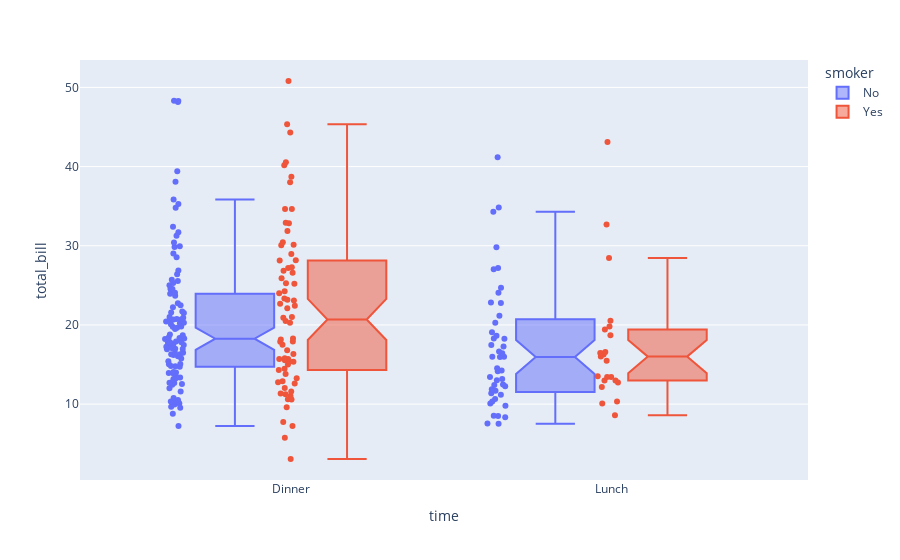

Write notebook code for a chart like this one.
### Markdown cell above
#### *Box Plot - Customized*

### Code cell
fig = px.box(tips_df, 
             x = 'time', 
             y='total_bill',
             points='all', 
             notched=True,
             color='smoker',
             hover_data=['day'],
             )

fig.update_traces(quartilemethod='exclusive') 

fig.show()

### Figure 1 — Plotly figure (JSON) as saved in the notebook; plotly's stock layout.template omitted (floating-point values rounded to 4 significant figures; data arrays with more than 128 entries replaced by an {"elided": "..."} marker saying what was removed)
{"data": [{"alignmentgroup": "True", "boxpoints": "all", "customdata": {"elided": "151x1 str values"}, "hovertemplate": "smoker=No<br>time=%{x}<br>total_bill=%{y}<br>day=%{customdata[0]}<extra></extra>", "legendgroup": "No", "marker": {"color": "#636efa"}, "name": "No", "notched": true, "offsetgroup": "No", "orientation": "v", "quartilemethod": "exclusive", "showlegend": true, "type": "box", "x": {"elided": "151 str values"}, "x0": " ", "xaxis": "x", "y": {"elided": "151 float values"}, "y0": " ", "yaxis": "y"}, {"alignmentgroup": "True", "boxpoints": "all", "customdata": [["Sat"], ["Sat"], ["Sat"], ["Sat"], ["Sat"], ["Sat"], ["Sat"], ["Sat"], ["Sat"], ["Sat"], ["Sat"], ["Thur"], ["Thur"], ["Fri"], ["Fri"], ["Fri"], ["Fri"], ["Fri"], ["Fri"], ["Fri"], ["Fri"], ["Fri"], ["Sat"], ["Sat"], ["Sat"], ["Sat"], ["Sat"], ["Sat"], ["Thur"], ["Sun"], ["Sat"], ["Sat"], ["Sat"], ["Sat"], ["Sun"], ["Sun"], ["Sun"], ["Sun"], ["Sun"], ["Sun"], ["Sun"], ["Sun"], ["Sun"], ["Sun"], ["Sun"], ["Sun"], ["Sun"], ["Sun"], ["Sun"], ["Sun"], ["Sun"], ["Sun"], ["Thur"], ["Thur"], ["Thur"], ["Thur"], ["Thur"], ["Thur"], ["Thur"], ["Thur"], ["Thur"], ["Thur"], ["Thur"], ["Thur"], ["Thur"], ["Thur"], ["Sat"], ["Sat"], ["Sat"], ["Sat"], ["Sat"], ["Sat"], ["Sat"], ["Sat"], ["Sat"], ["Sat"], ["Sat"], ["Sat"], ["Sat"], ["Fri"], ["Fri"], ["Fri"], ["Fri"], ["Fri"], ["Fri"], ["Sat"], ["Sat"], ["Sat"], ["Sat"], ["Sat"], ["Sat"], ["Sat"], ["Sat"]], "hovertemplate": "smoker=Yes<br>time=%{x}<br>total_bill=%{y}<br>day=%{customdata[0]}<extra></extra>", "legendgroup": "Yes", "marker": {"color": "#EF553B"}, "name": "Yes", "notched": true, "offsetgroup": "Yes", "orientation": "v", "quartilemethod": "exclusive", "showlegend": true, "type": "box", "x": ["Dinner", "Dinner", "Dinner", "Dinner", "Dinner", "Dinner", "Dinner", "Dinner", "Dinner", "Dinner", "Dinner", "Lunch", "Lunch", "Dinner", "Dinner", "Dinner", "Dinner", "Dinner", "Dinner", "Dinner", "Dinner", "Dinner", "Dinner", "Dinner", "Dinner", "Dinner", "Dinner", "Dinner", "Lunch", "Dinner", "Dinner", "Dinner", "Dinner", "Dinner", "Dinner", "Dinner", "Dinner", "Dinner", "Dinner", "Dinner", "Dinner", "Dinner", "Dinner", "Dinner", "Dinner", "Dinner", "Dinner", "Dinner", "Dinner", "Dinner", "Dinner", "Dinner", "Lunch", "Lunch", "Lunch", "Lunch", "Lunch", "Lunch", "Lunch", "Lunch", "Lunch", "Lunch", "Lunch", "Lunch", "Lunch", "Lunch", "Dinner", "Dinner", "Dinner", "Dinner", "Dinner", "Dinner", "Dinner", "Dinner", "Dinner", "Dinner", "Dinner", "Dinner", "Dinner", "Lunch", "Lunch", "Lunch", "Lunch", "Lunch", "Lunch", "Dinner", "Dinner", "Dinner", "Dinner", "Dinner", "Dinner", "Dinner", "Dinner"], "x0": " ", "xaxis": "x", "y": [38.01, 11.24, 20.29, 13.81, 11.02, 18.29, 3.07, 15.01, 26.86, 25.28, 17.92, 19.44, 32.68, 28.97, 5.75, 16.32, 40.17, 27.28, 12.03, 21.01, 11.35, 15.38, 44.3, 22.42, 15.36, 20.49, 25.21, 14.31, 16, 17.51, 10.59, 10.63, 50.81, 15.81, 7.25, 31.85, 16.82, 32.9, 17.89, 14.48, 9.6, 34.63, 34.65, 23.33, 45.35, 23.17, 40.55, 20.9, 30.46, 18.15, 23.1, 15.69, 19.81, 28.44, 15.48, 16.58, 10.34, 43.11, 13, 13.51, 18.71, 12.74, 13, 16.4, 20.53, 16.47, 26.59, 38.73, 24.27, 12.76, 30.06, 25.89, 13.27, 28.17, 12.9, 28.15, 11.59, 7.74, 30.14, 12.16, 13.42, 8.58, 13.42, 16.27, 10.09, 22.12, 24.01, 15.69, 15.53, 12.6, 32.83, 27.18, 22.67], "y0": " ", "yaxis": "y"}], "layout": {"boxmode": "group", "legend": {"title": {"text": "smoker"}, "tracegroupgap": 0}, "margin": {"t": 60}, "xaxis": {"anchor": "y", "domain": [0, 1], "title": {"text": "time"}}, "yaxis": {"anchor": "x", "domain": [0, 1], "title": {"text": "total_bill"}}}}
